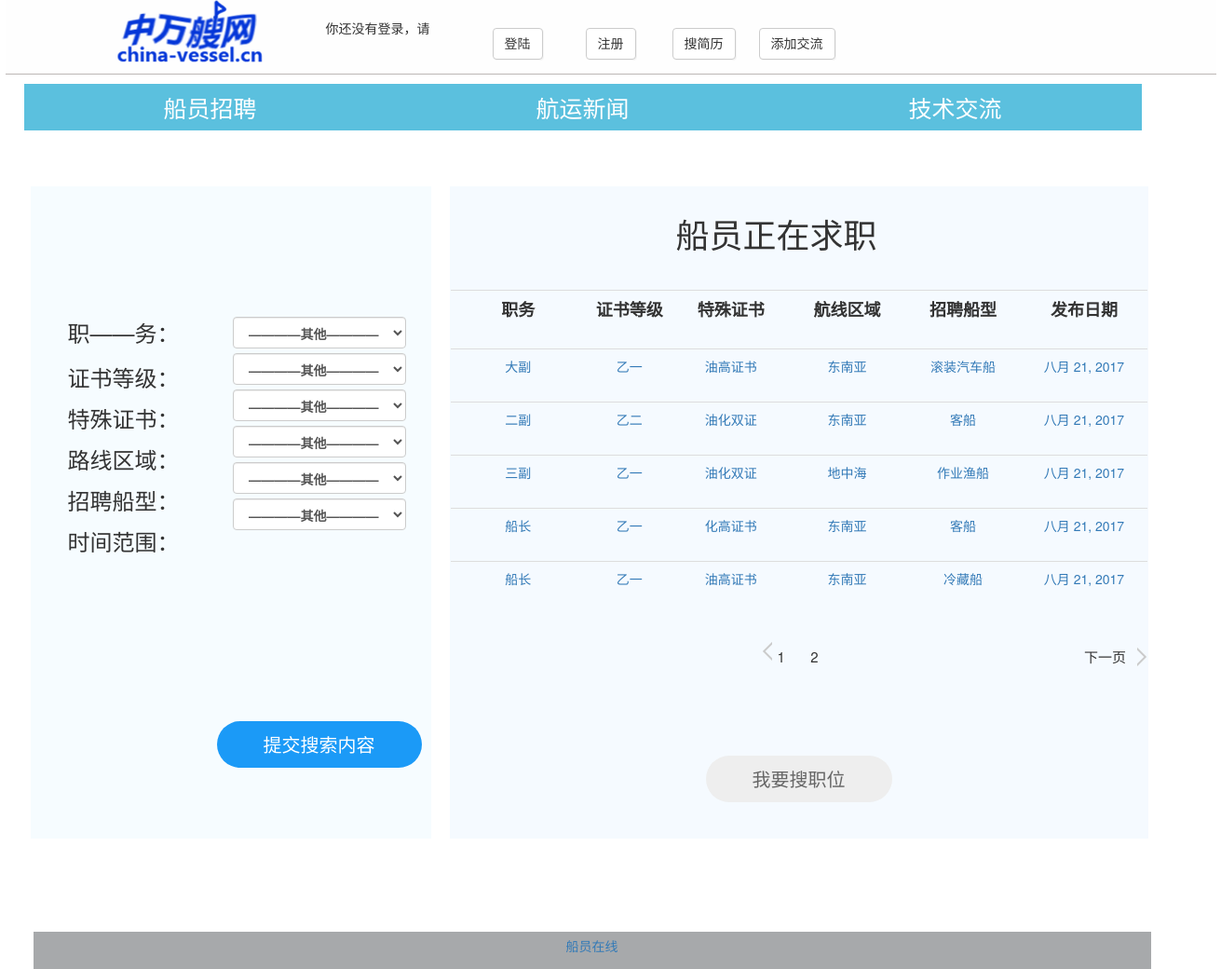
Screenshot of /search_crew/ with the database file from the repository.
### shipmanager/models.py (models this page shows, shortened)
class PersonalCV(models.Model):
    call_name = models.CharField('称呼', max_length=200, null=True)
    age = models.CharField('年龄', max_length=200, null=True)
    gender = models.CharField('性别', max_length=200, null=True)
    nation = models.CharField('民族', max_length=200, null=True)
    tall = models.CharField('身高', max_length=200, null=True)
    native = models.CharField('籍贯', max_length=200, null=True)
    address = models.CharField('现地址', max_length=200, null=True)
    graduate = models.CharField('毕业院校', max_length=200, null=True)
    graduate_time = models.CharField('毕业时间', max_length=200, null=True)
    major = models.CharField('专业', max_length=200, null=True)
    certificate_level = models.CharField('证书等级', max_length=200, null=True)
    work_age = models.CharField('工作时间', max_length=200, null=True)
    present_duty = models.CharField('现职位', max_length=200, null=True)
    language = models.CharField('外语', max_length=200, null=True)
    special_skills = models.CharField('特殊技能', max_length=2000, null=True)
    duty = models.CharField('求职职位', max_length=200, null=True)
    salary = models.CharField('月薪', max_length=200, null=True)
    route_area = models.CharField('航线区域', max_length=200, null=True)
    contract = models.CharField('合同年限', max_length=200, null=True)
    recruitment_ship = models.CharField('招聘船型', max_length=200, null=True)
    special_certificate = models.CharField('特殊证书', max_length=200, null=True)
    post_time = models.DateField('发布时间', max_length=200, null=True, auto_now_add=True)
    tel = models.CharField('电话', max_length=200, null=True)
    QQ = models.CharField('QQ', max_length=200, null=True)
    experience = models.TextField('工作经历', max_length=200, null=True)
    introduction = models.TextField('自我介绍', max_length=200, null=True)
    time = models.CharField('时间范围', max_length=30, null=True)
    class Meta:
        ordering = ['-post_time']

### shipmanager/views.py (the view)
# urls.py: url(r'^search_crew/$', views.Search_Crew.as_view(), name='search_crew'),
class Search_Crew(ListView):
    template_name = "recruit/search_crew.html"
    context_object_name = "crew_list"
    def get_queryset(self):
        search_duty = self.request.GET.get('search_duty')
        search_certificate_level = self.request.GET.get('search_certificate_level')
        search_special_certificate = self.request.GET.get('search_special_certificate')
        search_route_area = self.request.GET.get('search_route_area')
        search_time = self.request.GET.get('search_time')
        self.request.session["duty"] = search_duty
        self.request.session["certificate_level"] = search_certificate_level
        self.request.session["special_certificate"] = search_special_certificate
        self.request.session["route_area"] = search_route_area
        self.request.session["time"] = search_time
        crew_list = PersonalCV.objects.all()
        return crew_list
    def get_context_data(self, **kwargs):
        return super(Search_Crew, self).get_context_data(**kwargs)

### shipmanager/templatetags/paginate_tags.py (called while the page is built)
def get_right(current_page, right, num_pages):
    if current_page == num_pages:
        return []
    return [i + 1 for i in range(current_page, current_page + right - 1)
            if i < num_pages - 1]

### templates/recruit/search_crew.html (shortened to what this page needs)
{% extends 'base.html' %}
{% block content %}
<html lang="en">
<head>
</head>
<body>
<center>
    <div style="width: 1246px;height: 600px;padding-right: 20px;  padding-top: 30px">
        <div style="width: 450px;height: 800px;float: left">
            <div id="left">
                <br/><br/> <br/><br/> <br/><br/>
                <h3 id="text1">职——务：</h3>
                <h3 id="text2">证书等级：</h3>
                <h3 id="text2">特殊证书：</h3>
                <h3 id="text2">路线区域：</h3>
                <h3 id="text2">招聘船型：</h3>
                <h3 id="text2">时间范围：</h3>
            </div>
            <div id="right">
                <form role="search" method="get" style="float:left">
                     <br/><br/> <br/><br/> <br/><br/>
                    <label for="duty">
                        <select name="search_duty" class="form-control">
                            <option value="">————其他————</option>
                        </select>
                    </label><br/>
                    <label for="certificate_level">
                        <select name="search_certificate_level" class="form-control">
                            <option value="">————其他————</option>
                        </select>
                    </label><br/>
                    <label for="special_certificate">
                        <select name="search_special_certificate" class="form-control">
                            <option value="">————其他————</option>
                        </select>
                    </label><br/>
                    <label for="route_area">
                        <select name="search_route_area" class="form-control">
                            <option value="">————其他————</option>
                        </select>
                    </label><br/>
                    <label for="recruitment_ship">
                        <select name="search_recruitment_ship" class="form-control">
                            <option value="">————其他————</option>
                        </select>
                    </label><br/>
                    <label for="time">
                        <select name="search_time" class="form-control">
                            <option value="">————其他————</option>
                        </select>
                    </label><br/><br/><br/><br/><br/> <br/><br/> <br/><br/> <br/><br/>
                    <input type="submit" class="button button-primary button-pill button-large" value="提交搜索内容" onclick=test()>
                </form>
            </div>
        </div>
        <div style="float: left; padding-left: 0px">
            <div style="width: 750px; height: 700px;background-color: #f5faff;border: 1px solid #f5faff">
                <div id="title">
                        <h1>船员正在求职</h1>
                </div><br/><br/><br/><br/>
                <div style="width: 748px;height: 500px">
                    <table class="table table-hover">
                        <tr>
                            <th style="width: 140px;text-align: center"><font size="4pt">职务</font></th>
                            <th style="width: 90px;text-align: center"><font size="4pt">证书等级</font></th>
                            <th style="width: 120px;text-align: center"><font size="4pt">特殊证书</font></th>
                            <th style="width: 120px;text-align: center"><font size="4pt">航线区域</font></th>
                            <th style="width: 120px;text-align: center"><font size="4pt">招聘船型</font></th>
                            <th style="width: 130px;text-align: center"><font size="4pt">发布日期</font></th>
                        </tr>
                    </table>
                    {% load paginate_tags %}
                    {% for a in crew_list %}
                        <table class="table table-hover">
                            <tr>
                                <td style="width: 140px;text-align: center"><a href="{% url 'shipmanager:cv_detail' a.pk %}"><font>{{ a.duty }}</font></a></td>
                                <td style="width: 90px;text-align: center"><a href="{% url 'shipmanager:cv_detail' a.pk %}"><font>{{ a.certificate_level }}</font></a></td>
                                <td style="width: 120px;text-align: center"><a href="{% url 'shipmanager:cv_detail' a.pk %}"><font>{{ a.special_certificate }}</font></a></td>
                                <td style="width: 120px;text-align: center"><a href="{% url 'shipmanager:cv_detail' a.pk %}"><font>{{ a.route_area }}</font></a></td>
                                <td style="width: 120px;text-align: center"><a href="{% url 'shipmanager:cv_detail' a.pk %}"><font>{{ a.recruitment_ship }}</font></a></td>
                                <td style="width: 130px;text-align: center"><a href="{% url 'shipmanager:cv_detail' a.pk %}"><font>{{ a.post_time }}</font></a></td>
                            </tr>
                        </table>
                    {% endfor %}
                    <div style="width: 748px;border: 1px solid #f5faff;padding-right: 0px">
                        {% include 'recruit/pagination3.html' %}
                    </div>
                </div>
                <div>
                    <input type="submit" class="button  button-pill button-large" value="我要搜职位" onclick=window.location.href='/search'>
                </div>
            </div>
        </div>
    </div>
</center>
</body>
</html>
{% endblock %}

### templates/recruit/search_crew.html (style rules this page uses)
#title { width: 850px; height: 30px; line-height: 100px; padding-right: 150px; padding-top: 10px; }
#right { float:left; width: 230px; height: 700px; background-color: #f6fcff; padding-top: 20px; }
#left { float: left; width: 200px; height: 700px; background-color: #f6fcff; }
#text1 { line-height: 33px; }
#text2 { line-height: 24px; }

### rows the page displays
PersonalCV: duty "大副", certificate_level "乙一", special_certificate "油高证书", route_area "东南亚", recruitment_ship "滚装汽车船", post_time "八月 21, 2017"
PersonalCV: duty "二副", certificate_level "乙二", special_certificate "油化双证", route_area "东南亚", recruitment_ship "客船", post_time "八月 21, 2017"
PersonalCV: duty "三副", certificate_level "乙一", special_certificate "油化双证", route_area "地中海", recruitment_ship "作业渔船", post_time "八月 21, 2017"
PersonalCV: duty "船长", certificate_level "乙一", special_certificate "化高证书", route_area "东南亚", recruitment_ship "客船", post_time "八月 21, 2017"
PersonalCV: duty "船长", certificate_level "乙一", special_certificate "油高证书", route_area "东南亚", recruitment_ship "冷藏船", post_time "八月 21, 2017"

### other values shown
{{ last_page }} "2"
